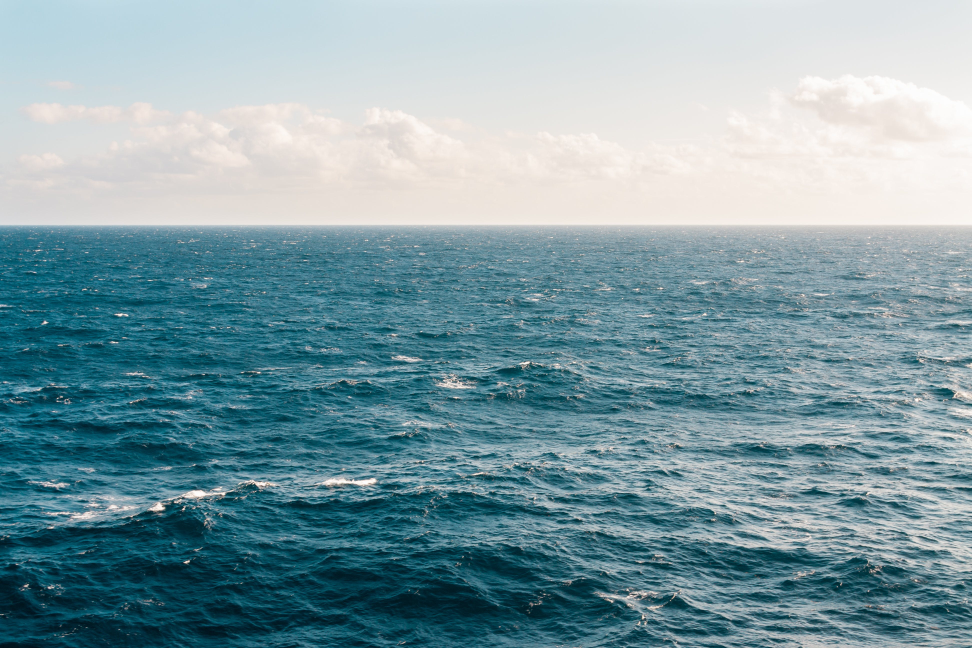
#> input picture q.jpg, 3888 x 2592 px (shown at 1/4 size)
$ jupyter execute 'Reading Writing and Displaying Open CV.ipynb'   (shell and % lines are left out)
#> lines starting #> are read from the running program, lines starting #| are printed output that depends on the picture; after the words box and inside, x2 and y2 are one past the last pixel; in counts of white or black regions, pixels touching at a corner belong together
[cell 1]
import cv2

[cell 2]
image=cv2.imread("q.jpg")
#> image is the input picture: shape (2592, 3888, 3); mean B, G, R 164.5, 156.7, 127.1

[cell 3]
image.shape
#> Out = (2592, 3888, 3)

[cell 4]
cv2.imshow("output",image)
cv2.waitKey(1200)
cv2.destroyAllWindows()

[cell 5]
cv2.destroyAllWindows()

[cell 6]
image[0,0]
#> Out = [228, 217, 187]

[cell 7]
(b,g,r)=image[0,0]
#> b = 228; g = 217; r = 187

[cell 8]
print("pixel at (0,,0)- red:{} green:{} blue:{}".format(r,g,b))
#| pixel at (0,,0)- red:187 green:217 blue:228

[cell 9]
image[0:25,0:25]=(0,255,255)
(b,g,r) = image[0,0]
#> b = 0; g = 255; r = 255
print("pixel at (0,,0)- red:{} green:{} blue:{}".format(r,g,b))
#| pixel at (0,,0)- red:255 green:255 blue:0

[cell 10]
cv2.imshow("output",image)
cv2.waitKey(0)
cv2.destroyAllWindows()

[cell 11]
import numpy as np
import matplotlib.pyplot as plt
import cv2

[cell 12]
np.zeros(shape=(3,3),dtype=int)

[cell 13]
blank_img = np.zeros(shape=(512,512,3),dtype=np.int16)

[cell 14]
blank_img.shape

[cell 15]
plt.imshow(blank_img)

[cell 16]
cv2.imshow("test",blank_img)
cv2.waitKey()
cv2.destroyAllWindows()

[cell 17]
cv2.rectangle(blank_img,pt1=(384,0),pt2=(510,128),color=(0,255,0),  thickness=5)
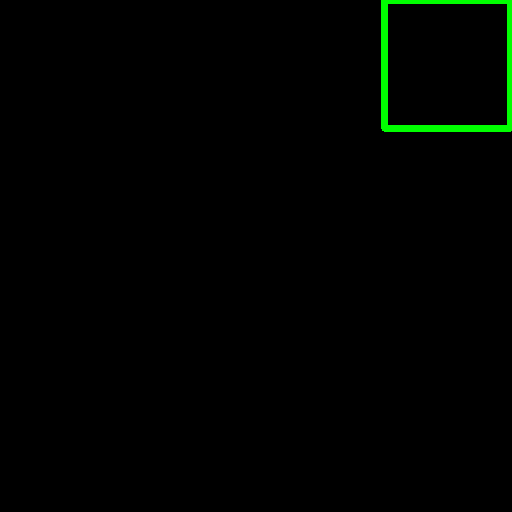
#> blank_img: shape (512, 512, 3) int16; mean of channels 0, 1, 2 0, 2.8, 0; drawn as B, G, R

[cell 18]
cv2.rectangle(blank_img,pt1=(0,384),pt2=(128,510),color=(0,0,255),  thickness=5)
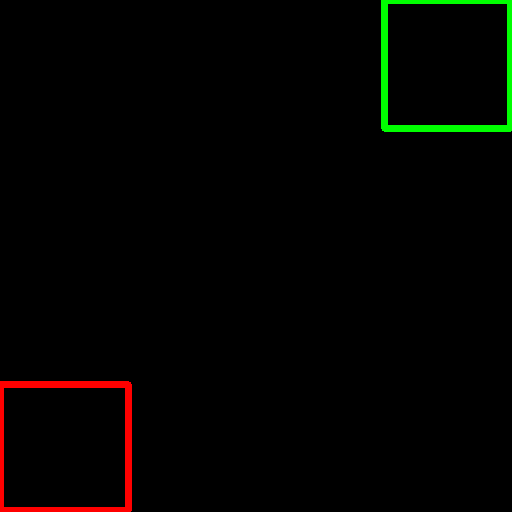
#> blank_img: shape (512, 512, 3) int16; 1.1% of pixels changed, all inside (x1, y1, x2, y2) = (0, 381, 132, 512); drawn as B, G, R

[cell 19]
plt.imshow(blank_img)
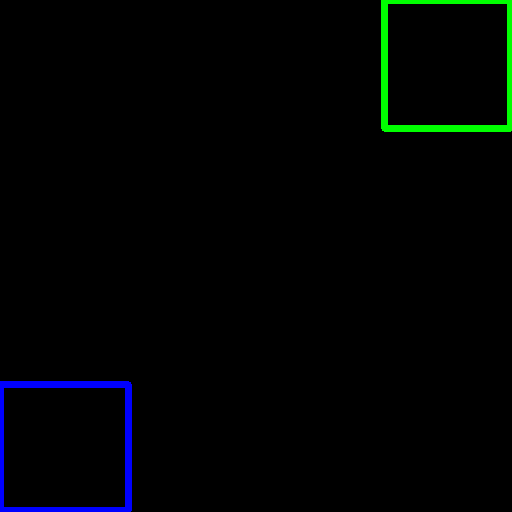
#> shown: shape (512, 512, 3); mean R, G, B 0, 2.8, 2.8

[cell 20]
cv2.circle(img=blank_img,center=[250,250],radius=50,color=(255,100,0),  thickness=5)
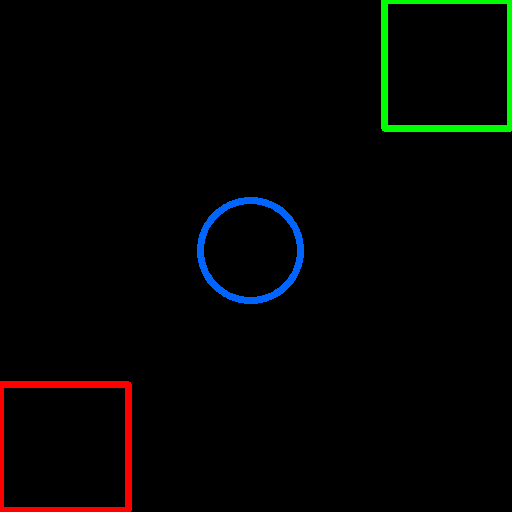
#> blank_img: shape (512, 512, 3) int16; 0.84% of pixels changed, all inside (x1, y1, x2, y2) = (197, 197, 304, 304); drawn as B, G, R
plt.imshow(blank_img)
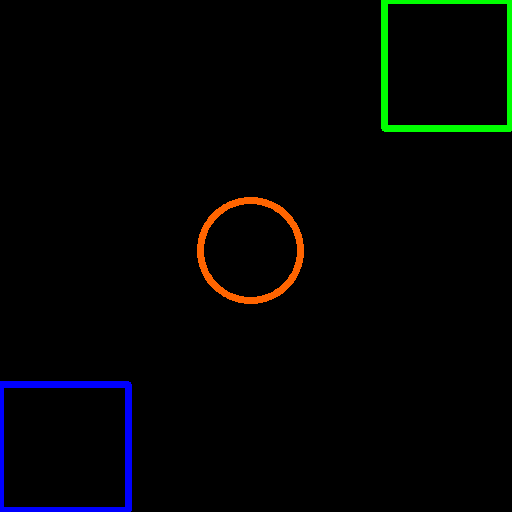
#> shown: shape (512, 512, 3); mean R, G, B 2.1, 3.6, 2.8
